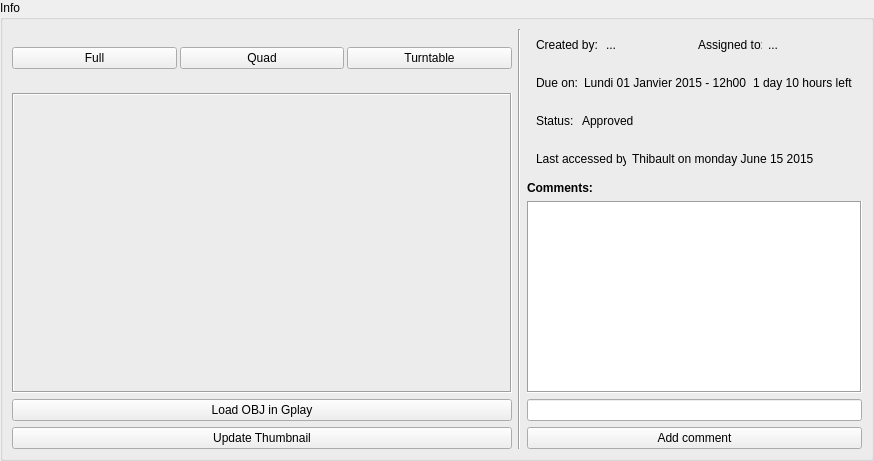
              <widget class="QFrame" name="infoFrame">
               <property name="frameShape">
                <enum>QFrame::NoFrame</enum>
               </property>
               <property name="frameShadow">
                <enum>QFrame::Sunken</enum>
               </property>
               <layout class="QVBoxLayout" name="verticalLayout_3">
                <property name="spacing">
                 <number>0</number>
                </property>
                <property name="margin">
                 <number>0</number>
                </property>
                <item>
                 <widget class="QGroupBox" name="assetInfoGrp">
                  <property name="autoFillBackground">
                   <bool>false</bool>
                  </property>
                  <property name="title">
                   <string>Info</string>
                  </property>
                  <property name="flat">
                   <bool>true</bool>
                  </property>
                  <property name="checkable">
                   <bool>false</bool>
                  </property>
                  <layout class="QHBoxLayout" name="horizontalLayout">
                   <item>
                    <widget class="QFrame" name="thumbnailFrame">
                     <property name="frameShape">
                      <enum>QFrame::NoFrame</enum>
                     </property>
                     <property name="frameShadow">
                      <enum>QFrame::Sunken</enum>
                     </property>
                     <property name="lineWidth">
                      <number>1</number>
                     </property>
                     <property name="midLineWidth">
                      <number>0</number>
                     </property>
                     <layout class="QVBoxLayout" name="verticalLayout_4">
                      <property name="margin">
                       <number>0</number>
                      </property>
                      <item>
                       <widget class="QFrame" name="thumbDisplayTypeFrame">
                        <property name="frameShape">
                         <enum>QFrame::NoFrame</enum>
                        </property>
                        <property name="frameShadow">
                         <enum>QFrame::Raised</enum>
                        </property>
                        <layout class="QHBoxLayout" name="horizontalLayout_4">
                         <property name="spacing">
                          <number>3</number>
                         </property>
                         <property name="margin">
                          <number>0</number>
                         </property>
                         <item>
                          <widget class="QPushButton" name="thumbFullBtn">
                           <property name="text">
                            <string>Full</string>
                           </property>
                          </widget>
                         </item>
                         <item>
                          <widget class="QPushButton" name="thumbQuadBtn">
                           <property name="text">
                            <string>Quad</string>
                           </property>
                          </widget>
                         </item>
                         <item>
                          <widget class="QPushButton" name="thumbTurnBtn">
                           <property name="text">
                            <string>Turntable</string>
                           </property>
                          </widget>
                         </item>
                        </layout>
                       </widget>
                      </item>
                      <item>
                       <widget class="ThibQLabel" name="assetImg">
                        <property name="minimumSize">
                         <size>
                          <width>500</width>
                          <height>300</height>
                         </size>
                        </property>
                        <property name="maximumSize">
                         <size>
                          <width>500</width>
                          <height>300</height>
                         </size>
                        </property>
                        <property name="autoFillBackground">
                         <bool>false</bool>
                        </property>
                        <property name="frameShape">
                         <enum>QFrame::Box</enum>
                        </property>
                        <property name="frameShadow">
                         <enum>QFrame::Sunken</enum>
                        </property>
                        <property name="lineWidth">
                         <number>1</number>
                        </property>
                        <property name="text">
                         <string/>
                        </property>
                        <property name="textFormat">
                         <enum>Qt::AutoText</enum>
                        </property>
                        <property name="scaledContents">
                         <bool>false</bool>
                        </property>
                        <property name="alignment">
                         <set>Qt::AlignCenter</set>
                        </property>
                        <property name="wordWrap">
                         <bool>false</bool>
                        </property>
                       </widget>
                      </item>
                      <item>
                       <widget class="QPushButton" name="loadObjInGplayBtn">
                        <property name="text">
                         <string>Load OBJ in Gplay</string>
                        </property>
                       </widget>
                      </item>
                      <item>
                       <widget class="QPushButton" name="updateThumbBtn">
                        <property name="text">
                         <string>Update Thumbnail</string>
                        </property>
                       </widget>
                      </item>
                     </layout>
                    </widget>
                   </item>
                   <item>
                    <widget class="Line" name="line">
                     <property name="frameShadow">
                      <enum>QFrame::Sunken</enum>
                     </property>
                     <property name="lineWidth">
                      <number>1</number>
                     </property>
                     <property name="orientation">
                      <enum>Qt::Vertical</enum>
                     </property>
                    </widget>
                   </item>
                   <item>
                    <widget class="QFrame" name="assetInfoFrame">
                     <property name="frameShape">
                      <enum>QFrame::NoFrame</enum>
                     </property>
                     <property name="frameShadow">
                      <enum>QFrame::Sunken</enum>
                     </property>
                     <layout class="QVBoxLayout" name="verticalLayout">
                      <property name="margin">
                       <number>0</number>
                      </property>
                      <item>
                       <widget class="QFrame" name="createdByFrame">
                        <property name="frameShape">
                         <enum>QFrame::NoFrame</enum>
                        </property>
                        <property name="frameShadow">
                         <enum>QFrame::Raised</enum>
                        </property>
                        <layout class="QHBoxLayout" name="horizontalLayout_17">
                         <item>
                          <widget class="QLabel" name="createdByLbl">
                           <property name="maximumSize">
                            <size>
                             <width>64</width>
                             <height>16777215</height>
                            </size>
                           </property>
                           <property name="text">
                            <string>Created by:</string>
                           </property>
                          </widget>
                         </item>
                         <item>
                          <widget class="QLabel" name="createdByValueLbl">
                           <property name="text">
                            <string>...</string>
                           </property>
                          </widget>
                         </item>
                         <item>
                          <widget class="QLabel" name="assignedToLbl">
                           <property name="maximumSize">
                            <size>
                             <width>64</width>
                             <height>16777215</height>
                            </size>
                           </property>
                           <property name="text">
                            <string>Assigned to:</string>
                           </property>
                          </widget>
                         </item>
                         <item>
                          <widget class="QLabel" name="assignedToValueLbl">
                           <property name="text">
                            <string>...</string>
                           </property>
                          </widget>
                         </item>
                        </layout>
                       </widget>
                      </item>
                      <item>
                       <widget class="QFrame" name="assignedToFrame_2">
                        <property name="frameShape">
                         <enum>QFrame::NoFrame</enum>
                        </property>
                        <property name="frameShadow">
                         <enum>QFrame::Raised</enum>
                        </property>
                        <layout class="QHBoxLayout" name="horizontalLayout_18">
                         <item>
                          <widget class="QLabel" name="dueDateLbl">
                           <property name="maximumSize">
                            <size>
                             <width>44</width>
                             <height>16777215</height>
                            </size>
                           </property>
                           <property name="text">
                            <string>Due on:</string>
                           </property>
                          </widget>
                         </item>
                         <item>
                          <widget class="QLabel" name="dueDateValueLbl">
                           <property name="text">
                            <string>Lundi 01 Janvier 2015 - 12h00</string>
                           </property>
                          </widget>
                         </item>
                         <item>
                          <widget class="QLabel" name="timeLeftLbl">
                           <property name="text">
                            <string>1 day 10 hours left</string>
                           </property>
                          </widget>
                         </item>
                        </layout>
                       </widget>
                      </item>
                      <item>
                       <widget class="QFrame" name="stateFrame">
                        <property name="frameShape">
                         <enum>QFrame::NoFrame</enum>
                        </property>
                        <property name="frameShadow">
                         <enum>QFrame::Raised</enum>
                        </property>
                        <layout class="QHBoxLayout" name="horizontalLayout_2">
                         <item>
                          <widget class="QLabel" name="statusLbl">
                           <property name="maximumSize">
                            <size>
                             <width>40</width>
                             <height>16777215</height>
                            </size>
                           </property>
                           <property name="text">
                            <string>Status:</string>
                           </property>
                          </widget>
                         </item>
                         <item>
                          <widget class="QLabel" name="label">
                           <property name="text">
                            <string>Approved</string>
                           </property>
                          </widget>
                         </item>
                        </layout>
                       </widget>
                      </item>
                      <item>
                       <widget class="QFrame" name="stateFrame_2">
                        <property name="frameShape">
                         <enum>QFrame::NoFrame</enum>
                        </property>
                        <property name="frameShadow">
                         <enum>QFrame::Raised</enum>
                        </property>
                        <layout class="QHBoxLayout" name="horizontalLayout_20">
                         <item>
                          <widget class="QLabel" name="statusLbl_2">
                           <property name="maximumSize">
                            <size>
                             <width>90</width>
                             <height>16777215</height>
                            </size>
                           </property>
                           <property name="text">
                            <string>Last accessed by:</string>
                           </property>
                          </widget>
                         </item>
                         <item>
                          <widget class="QLabel" name="label_2">
                           <property name="text">
                            <string>Thibault on monday June 15 2015</string>
                           </property>
                          </widget>
                         </item>
                        </layout>
                       </widget>
                      </item>
                      <item>
                       <widget class="QLabel" name="commentsLbl">
                        <property name="font">
                         <font>
                          <weight>75</weight>
                          <bold>true</bold>
                         </font>
                        </property>
                        <property name="frameShape">
                         <enum>QFrame::NoFrame</enum>
                        </property>
                        <property name="text">
                         <string>Comments:</string>
                        </property>
                       </widget>
                      </item>
                      <item>
                       <widget class="QTextEdit" name="commentTxt">
                        <property name="frameShape">
                         <enum>QFrame::Box</enum>
                        </property>
                        <property name="readOnly">
                         <bool>true</bool>
                        </property>
                        <property name="textInteractionFlags">
                         <set>Qt::NoTextInteraction</set>
                        </property>
                       </widget>
                      </item>
                      <item>
                       <widget class="QLineEdit" name="commentTxtLine"/>
                      </item>
                      <item>
                       <widget class="QPushButton" name="addCommentBtn">
                        <property name="text">
                         <string>Add comment</string>
                        </property>
                       </widget>
                      </item>
                     </layout>
                     <zorder>commentsLbl</zorder>
                     <zorder>addCommentBtn</zorder>
                     <zorder>commentTxtLine</zorder>
                     <zorder>commentTxt</zorder>
                     <zorder>createdByFrame</zorder>
                     <zorder>assignedToFrame_2</zorder>
                     <zorder>stateFrame</zorder>
                     <zorder>stateFrame_2</zorder>
                    </widget>
                   </item>
                  </layout>
                 </widget>
                </item>
               </layout>
              </widget>
